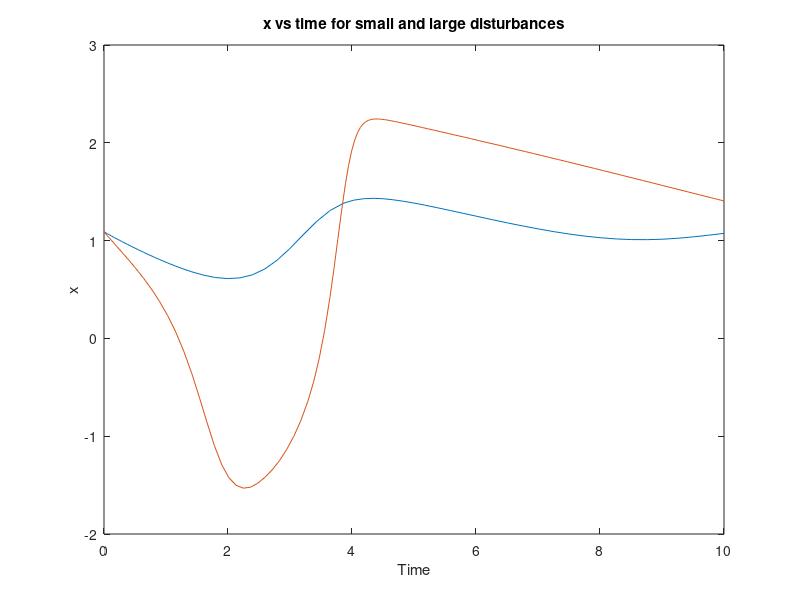

Source code (MATLAB):
mu=2
a=1.1
[T, Y] = ode45(@(t,x)([mu*(x(2)+x(1)-x(1).^3/3); (a-x(1))/mu]), [0 10], [1.09; -0.84]);
[T2, Y2] = ode45(@(t,x)([mu*(x(2)+x(1)-x(1).^3/3); (a-x(1))/mu]), [0 10], [1.09; -1.03]);
plot(T, Y(:,1),T2, Y2(:,1))
xlabel("Time");
ylabel("x");
title("x vs time for small and large disturbances")